Frame 1 (no input): blank canvas, image omitted
Frame 60 (no input): blank canvas, image omitted
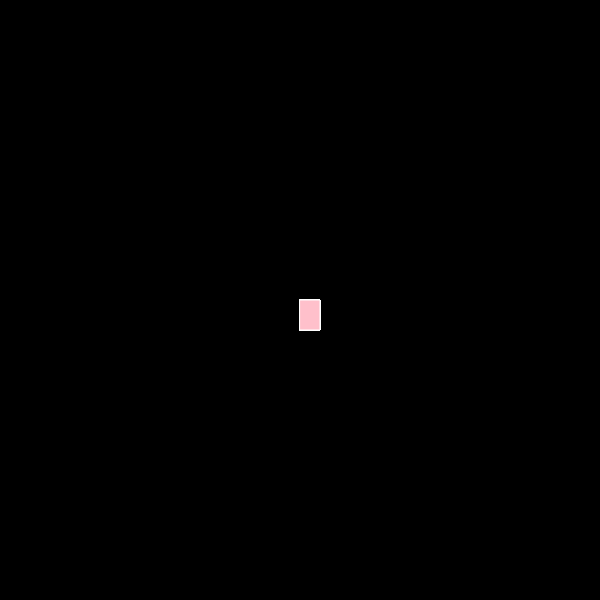
Frame 120 (the mouse pressed at the canvas centre since frame 60)

The p5.js sketch whose frames 1 and 60 were blank and that drew this single picture after the mouse press (run headless with seeded random() and noise() and a simulated clock; from frame 60 on, the mouse is pressed at the canvas centre):

// p5.js sketch
// ── sketch.js
function setup() {
  createCanvas(600, 600);
  background("black");
}

function draw() {
  fill ('pink')
  stroke ('white')
  strokeWeight (1)
  if (mouseIsPressed)
  rect(mouseX, mouseY, 20, 30);
}
